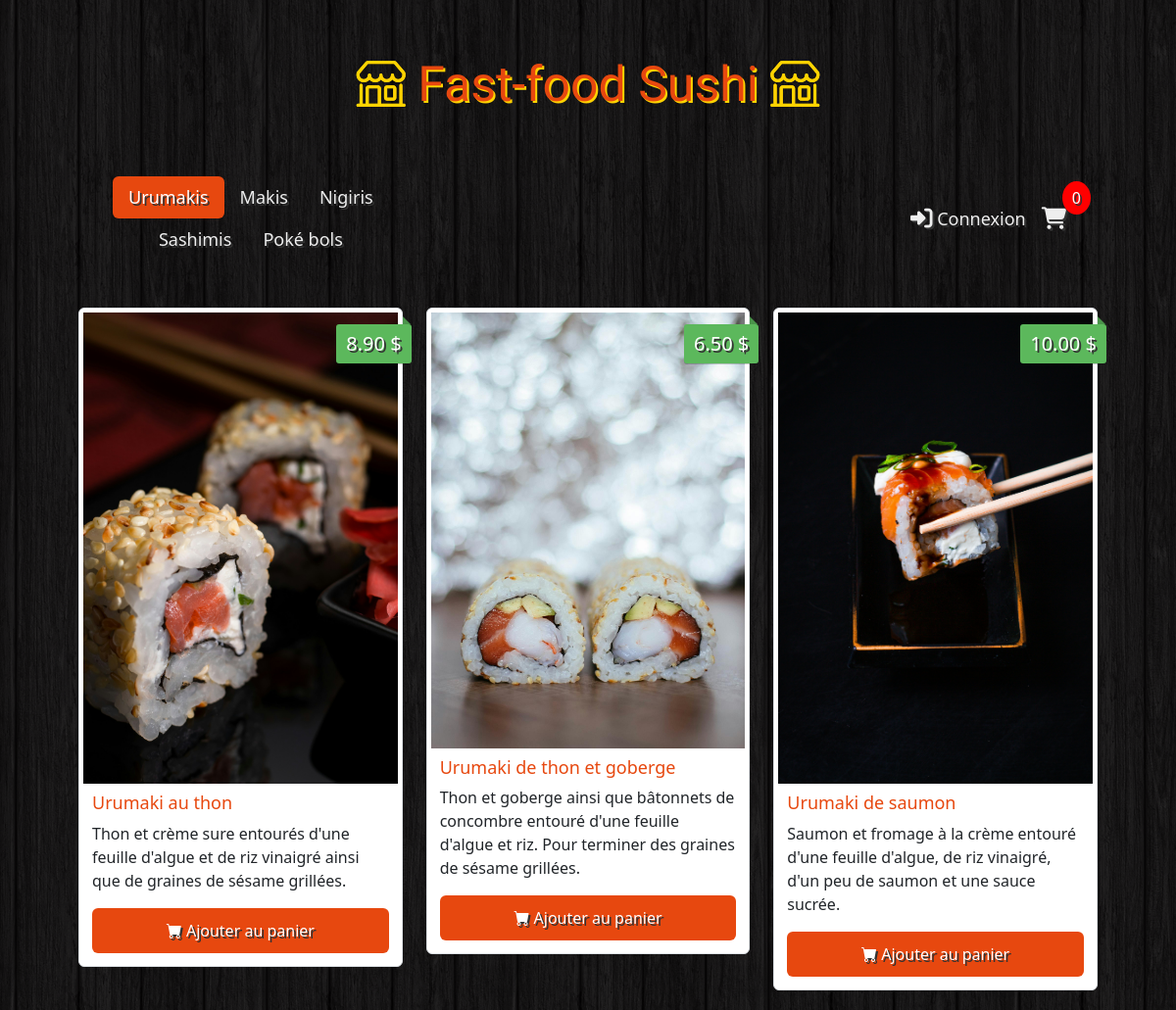
The page / on the database its author committed.
### tables this page shows
CREATE TABLE IF NOT EXISTS `categories` (
  `id` int NOT NULL AUTO_INCREMENT,
  `name` varchar(100) NOT NULL,
  PRIMARY KEY (`id`)
);

CREATE TABLE IF NOT EXISTS `items` (
  `id` int NOT NULL AUTO_INCREMENT,
  `name` varchar(100) NOT NULL,
  `description` varchar(255) NOT NULL,
  `price` float NOT NULL,
  `image` varchar(255) NOT NULL,
  `idCategory` int NOT NULL,
  PRIMARY KEY (`id`),
  KEY `IDCategory` (`idCategory`)
);

### controllers/index.php (called while the page is built, shortened)
<?php
require 'models/category.php';
require 'models/items.php';
$pdo = databaseGetPDO(CONFIGURATIONS['database'],DB_PARAMS);
$categories = Category::getAllCategories($pdo);
$itemsByCategory = [];
foreach ($categories as $category) {
    $itemsByCategory[$category['id']] = getItemsByCategory($pdo, $category['id']);
}
require 'views/index.php';

### index.php (called while the page is built, shortened)
<?php
require 'src/functions.php';
routeToController(uriPath());

### models/category.php (called while the page is built)
<?php
class Category {
    public static function getAllCategories(PDO $pdo) {
        $stmt = $pdo->query('SELECT * FROM categories');
        return $stmt->fetchAll(PDO::FETCH_ASSOC);
    }
}

### models/items.php (called while the page is built, shortened)
<?php
 function getItemsByCategory(PDO $pdo, int $categoryId): array {
        try {
            $stmt = $pdo->prepare('SELECT * FROM items WHERE idCategory = :idCategory');
            $stmt->bindValue(':idCategory', $categoryId, PDO::PARAM_INT);
            $stmt->execute();
            $items = $stmt->fetchAll(PDO::FETCH_ASSOC);
            return $items;
        } catch (PDOException $e) {
            throw new Exception("Erreur lors de la récupération des items : " . $e->getMessage(), (int) $e->getCode());
        }
    }

### views/index.php (the view, shortened to what this page needs)
<?php
require 'partials/head.php';
require 'partials/header.php';
?>
<nav class="navbar navbar-expand-lg navbar-dark">
    <div class="container">
        <div class="collapse navbar-collapse" id="navbarsMain">
            <ul class="container nav nav-pills d-flex justify-content-center">
                <?php if (!empty($categories)): ?>
                    <?php foreach ($categories as $index => $category): ?>
                        <li class="nav-item">
                            <a class="nav-link <?= $index === 0 ? 'active' : '' ?>" data-bs-toggle="pill" href="#tab<?= $category['id'] ?>">
                                <?= htmlspecialchars($category['name']) ?>
                            </a>
                        </li>
                    <?php endforeach; ?>
                <?php else: ?>
                    <li class="nav-item"><span class="nav-link">Aucune catégorie disponible</span></li>
                <?php endif; ?>
            </ul>
        </div>
        <ul class="container nav navbar-nav justify-content-end">
            <li class="nav-item">
                <a class="nav-link nav-menu" href="login" title="Connexion">
                    <i class="fa-solid fa-right-to-bracket fa-lg"></i> Connexion
                </a>
            </li>
            <div class="cart-wrapper">
                <li class="nav-item">
                    <a class="nav-link nav-menu" href="panier" title="Panier d'achat">
                        <i class="fa-solid fa-cart-shopping fa-lg"></i>
                        <div class="cart-counter" id="cart-counter"><?= isset($_SESSION['cart']) ? count($_SESSION['cart']) : 0 ?></div>
                    </a>
                </li>
            </div>
        </ul>
    </div>
</nav>
<main>
<div class="tab-content">
    <?php if (!empty($categories)): ?>
        <?php foreach ($categories as $index => $category): ?>
            <div class="tab-pane <?= $index === 0 ? 'active' : '' ?>" id="tab<?= $category['id'] ?>" role="tabpanel">
                <div class="row">
                    <?php if (!empty($itemsByCategory[$category['id']])): ?>
                        <?php foreach ($itemsByCategory[$category['id']] as $item): ?>
                            <div class="col-md-6 col-lg-4">
                                <div class="img-thumbnail">
                                    <img src="public/uploads/<?= htmlspecialchars($item['image']) ?>" class="img-fluid" alt="<?= htmlspecialchars($item['name']) ?>">
                                    <div class="price"><?= number_format($item['price'], 2) ?> $</div>
                                    <div class="caption">
                                        <h4><?= htmlspecialchars($item['name']) ?></h4>
                                        <p><?= htmlspecialchars($item['description']) ?></p>
                                        <form action="" method="POST">
                                            <button type="submit" name="add_to_cart" class="btn btn-order">
                                                <span class="bi-cart-fill"></span> Ajouter au panier
                                            </button>
                                        </form>
                                    </div>
                                </div>
                            </div>
                        <?php endforeach; ?>
                    <?php else: ?>
                        <p>Aucun item disponible pour cette catégorie.</p>
                    <?php endif; ?>
                </div>
            </div>
        <?php endforeach; ?>
    <?php else: ?>
        <p>Aucune catégorie disponible pour le moment.</p>
    <?php endif; ?>
</div>
</main>
<?php require 'partials/footer.php'; ?>

### src/functions.php (shortened to what this page needs)
<?php
function routeToController(string $path): void
{
    if (array_key_exists($path, ROUTES)) {
        $filePath = __DIR__ . '/../controllers/' . ROUTES[$path] . '.php';
        if (file_exists($filePath)) {
            require $filePath;
        } else {
            error_log("Contrôleur introuvable : " . $filePath);
        }
    }
}

### views/partials/head.php (shortened to what this page needs)
<!DOCTYPE html>
<html lang="fr">
<head>
    <link href="https://cdnjs.cloudflare.com/ajax/libs/bootstrap/5.2.0/css/bootstrap.min.css" rel="stylesheet">
    <link rel="stylesheet" href="https://cdn.jsdelivr.net/npm/bootstrap-icons@1.5.0/font/bootstrap-icons.css">
    <link rel="stylesheet" href="public/css/styles.css">
</head>
<body>

### views/partials/header.php
<header class="text-center my-3">
    <h1 class="text-logo"><span class="bi-shop"></span> Fast-food Sushi <span class="bi-shop"></span></h1>
</header>

### views/partials/footer.php (shortened to what this page needs)
</body>
</html>

### public/css/styles.css (style rules this page uses)
body { padding: 0px 80px; background: url(../images/bg.png); }
.text-logo { font-family: "Playwrite CA", sans-serif; color: #e7480f; text-shadow: 2px 2px #ffd301; font-size: 50px; padding: 40px 0px; text-align: center; font-weight: 400; }
.text-logo span { color: #ffd301; text-shadow: 0px 0px #ffd301; }
.nav { margin-bottom: 40px; }
.nav-link { color: #eee; font-size: 18px; text-shadow: 2px 2px #333; cursor: pointer; }
.nav-link.active { background-color: #e7480f !important; }
.img-thumbnail { position: relative; margin-bottom: 20px; }
.img-thumbnail img { background: #ffd301; width: 100%; }
.img-thumbnail .price { background: #5cb85c; box-shadow: 0 1px rgba(0,0,0,0.2); -moz-box-shadow: 0 1px rgba(0,0,0,0.2); -webkit-box-shadow: 0 1px rgba(0,0,0,0.2); color: #fff; text-shadow: 2px 2px #333; position: absolute; right: -10px; top: 16px; padding: 5px 10px; font-size: 20px; border-radius: 3px; }
.img-thumbnail .price:before { border: 4px solid transparent; border-bottom: 4px solid #4a934a; border-left: 4px solid #4a934a; content: ""; position: absolute; right: 1px; top: -8px; }
.img-thumbnail .caption { padding: 9px; }
.img-thumbnail .caption h4 { color: #e7480f; font-size: 18px; }
.img-thumbnail .btn-order { width: 100%; padding: 10px; font-size: 16px; color: #fff; background-color: #e7480f; text-shadow: 2px 2px #333; }
.cart-wrapper { position: relative; display: inline-block; font-size: 30px; }
.cart-counter { position: absolute; top: -17px; right: -17px; background: red; color: white; border-radius: 50%; padding: 5px 10px; font-size: 16px; }

### rows shown on the page
categories: name "Urumakis"
categories: name "Makis"
categories: name "Nigiris"
categories: name "Sashimis"
categories: name "Poké bols"
items: image (picture), price "8.90", name "Urumaki au thon", description "Thon et crème sure entourés d'une feuille d'algue et de riz vinaigré ainsi que de graines de sésame grillées."
items: image (picture), price "6.50", name "Urumaki de thon et goberge", description "Thon et goberge ainsi que bâtonnets de concombre entouré d'une feuille d'algue et riz. Pour terminer des graines de sésame grillées."
items: image (picture), price "10.00", name "Urumaki de saumon", description "Saumon et fromage à la crème entouré d'une feuille d'algue, de riz vinaigré, d'un peu de saumon et une sauce sucrée."
